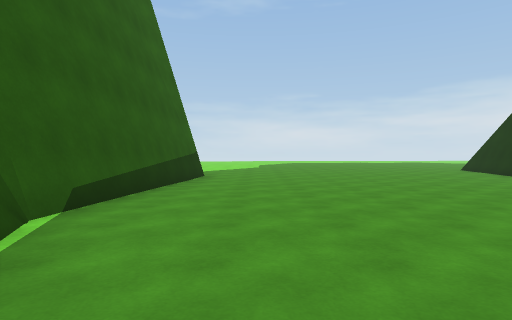
View 1 (above)

22 first-person views from a walk through a Unity game level. The camera is 1.2 m above the floor, looks level and sees 75° across. The floor is counted in squares, 2 m on a side. Each view is taken from the middle of a square. On the plan, view 1 faces up. The plan holds only what a view shows up to about 10 squares ahead; the rest is blank. The place goes on beyond the plan.

View 2
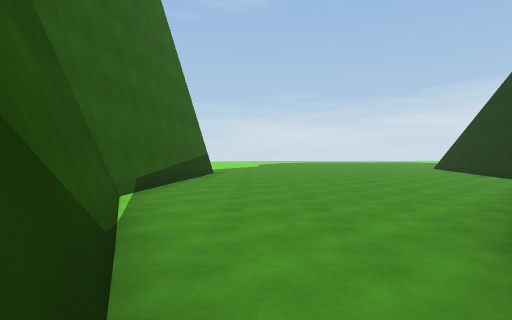

View 3
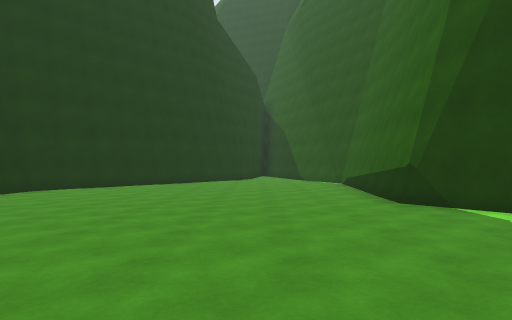

View 4
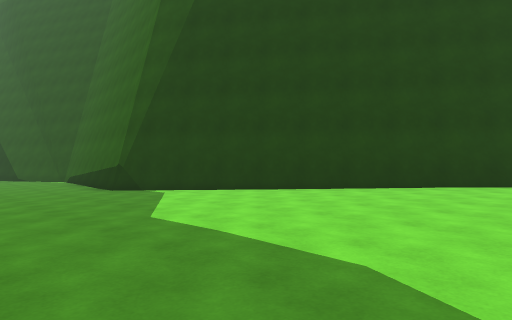

View 5
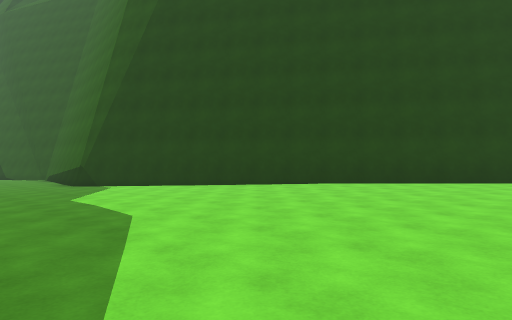

View 6
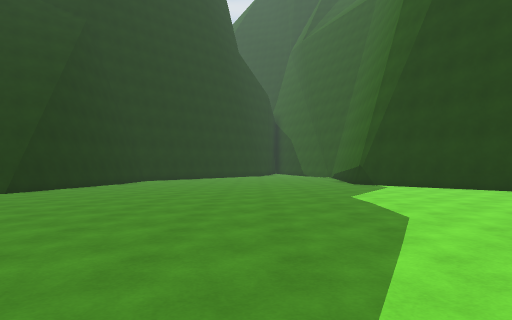

View 7
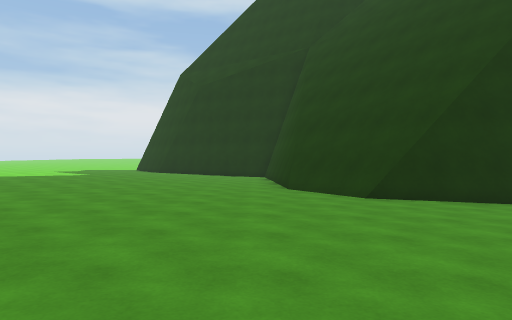

View 8
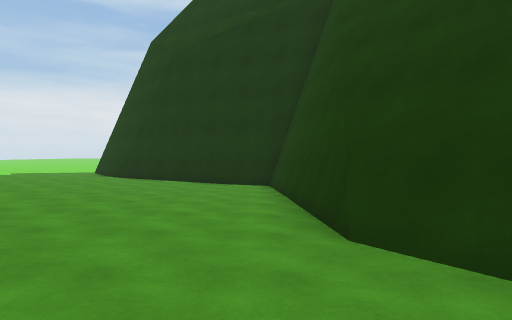

View 9
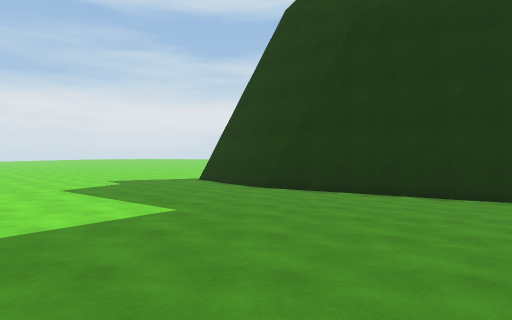

View 10
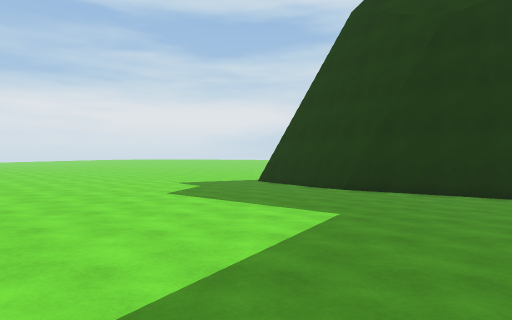

View 11
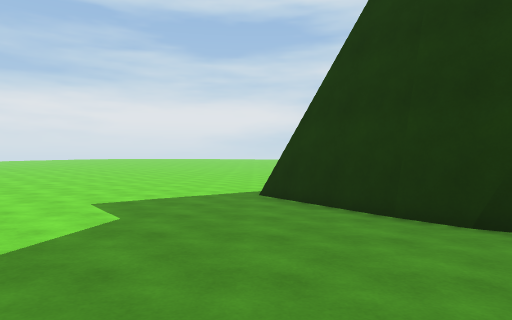

View 12
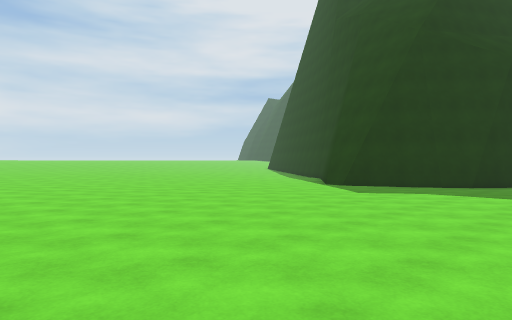

View 13
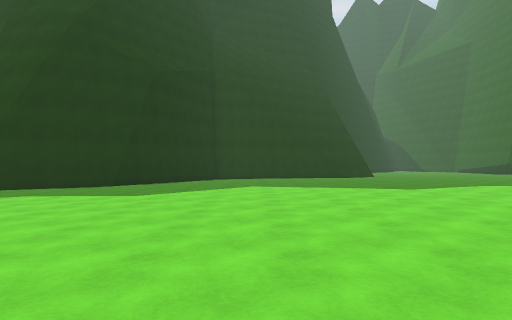

View 14
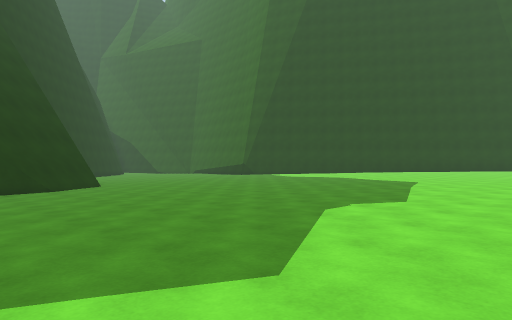

View 15
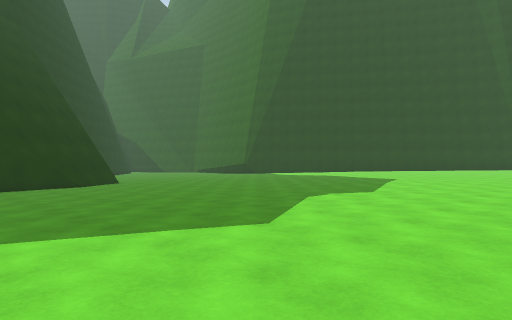

View 16
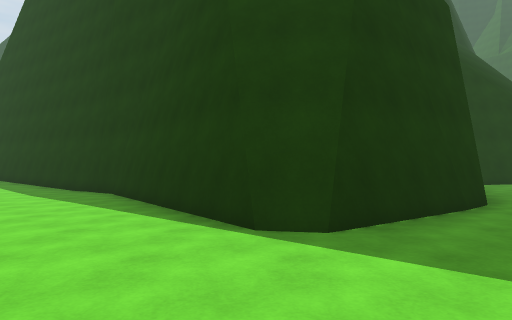

View 17
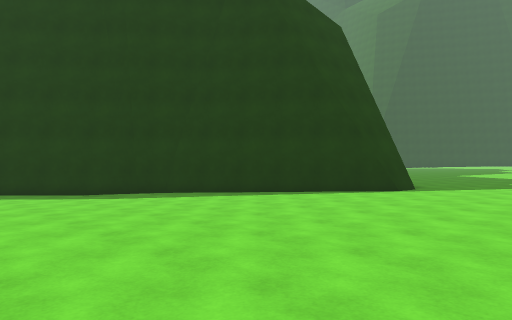

View 18
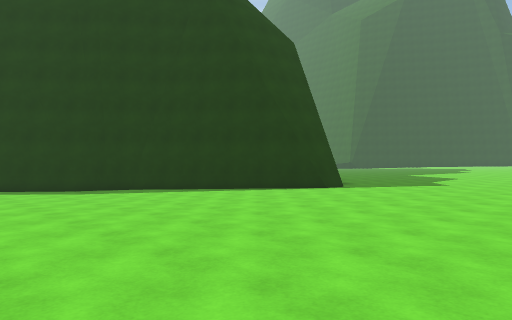

View 19
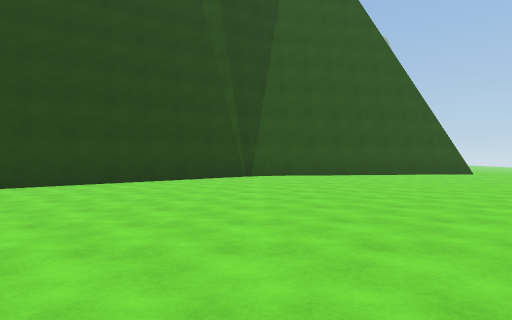

View 20
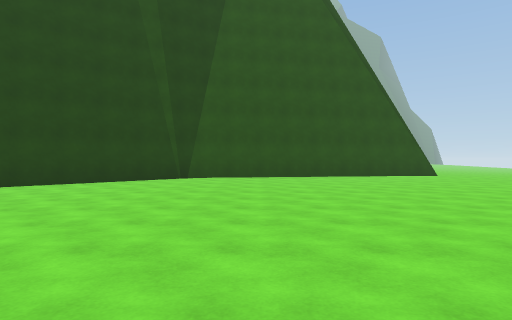

View 21
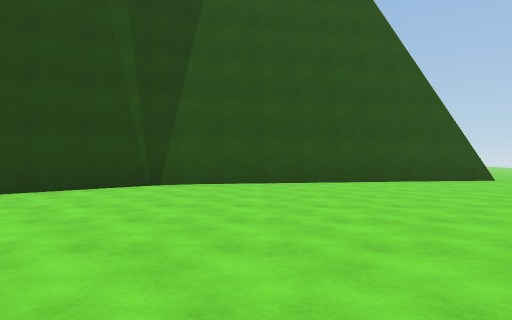

View 22
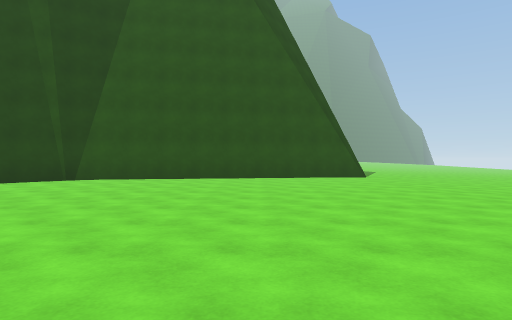

### Floor plan
Key: @ floor where view 1 was taken; # wall or solid block; . main floor; : floor 0.25 m higher than the main floor; - floor 0.25 m lower than the main floor; _ floor 0.5 m lower than the main floor; < floor 0.75 m lower than the main floor; / step, stairs or slope.
Columns run from 13 left of view 1 to 30 right of it. Each row starts with its distance up from view 1.
 31 #:::::::::                   :::::
 30 ##:::::::::                : :::::::::::
 29  #::::::::::              ::::........:::
 28  #:::::::::::            :::.............
 27  #::::::::::            :::...............::
 26   :::::::::::           :::................:
 25   #:::::::::::        ::::..................
 24   #:::::::::::  ::::::::::..................
 23   #::::::::::::::::::::.....................
 22   ##::::........................---------...
 21    #::........................---###------..
 20    ##.......................----## ##------
 19     ##....................-----##   ##-----
 18      #.................--------#     #___--
 17      ##............-----------##     ##___-
 16       ##........--------------#       ##___
 15        #...------------------##        ###_
 14        ##--------------#######           ##
 13         ##-----------###
 12          #/--------__##
 11          ##---_______#
 10           ##_________#
  9            #_________#
  8            #_________#
  7            #_________
  6            #________#
  5            #____<<<##
  4            #__<<<<
  3            #<<<<</
  2            #<<<</
  1            #<<</
  0            ##@<
 -1             #<<
 -2              <

Positions as (right, up) in squares from view 1, and headings:
1: (0, 0), facing up
2: (0, -2), facing up
3: (1, 15), facing down
4: (2, 18), facing down-left
5: (2, 21), facing down-left
6: (2, 21), facing down
7: (2, 15), facing right
8: (7, 15), facing right
9: (10, 20), facing right
10: (10, 22), facing right
11: (15, 22), facing right
12: (16, 31), facing down-right
13: (14, 30), facing down
14: (12, 24), facing down-left
15: (13, 25), facing down-left
16: (22, 25), facing down
17: (30, 25), facing down-left
18: (30, 27), facing down-left
19: (1, 23), facing left
20: (0, 25), facing left
21: (-3, 25), facing left
22: (-1, 28), facing left
